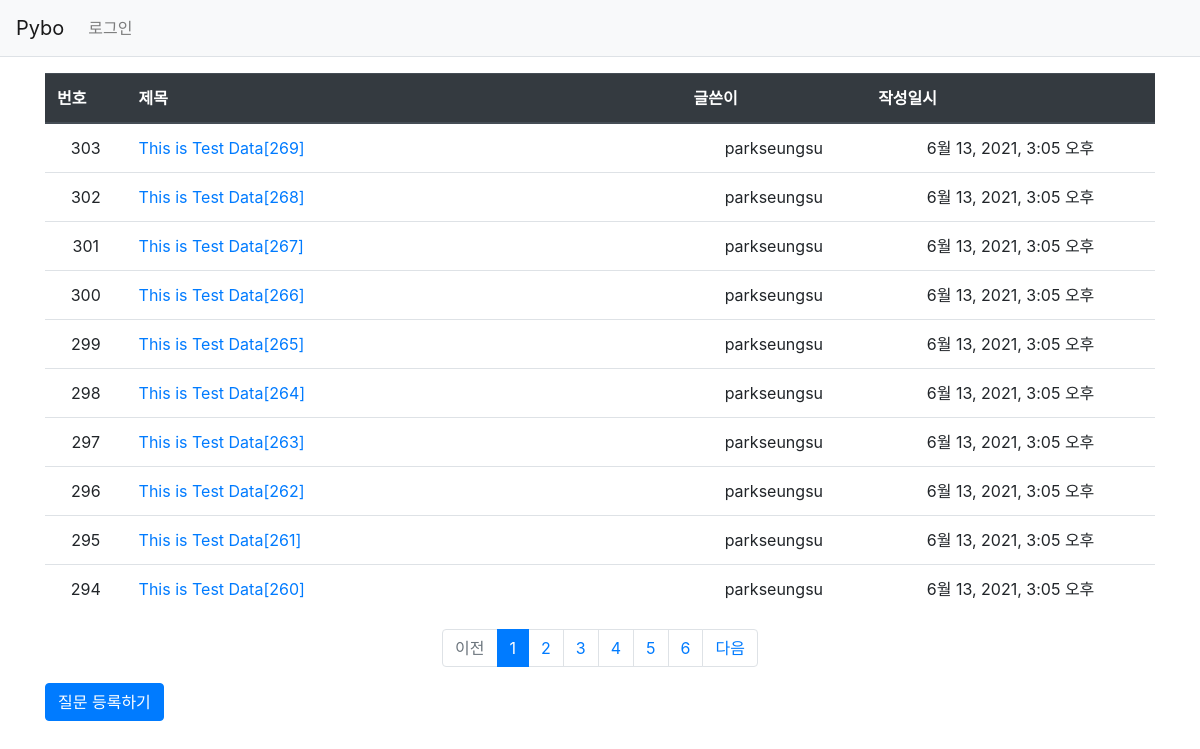
The app's page /, older data.
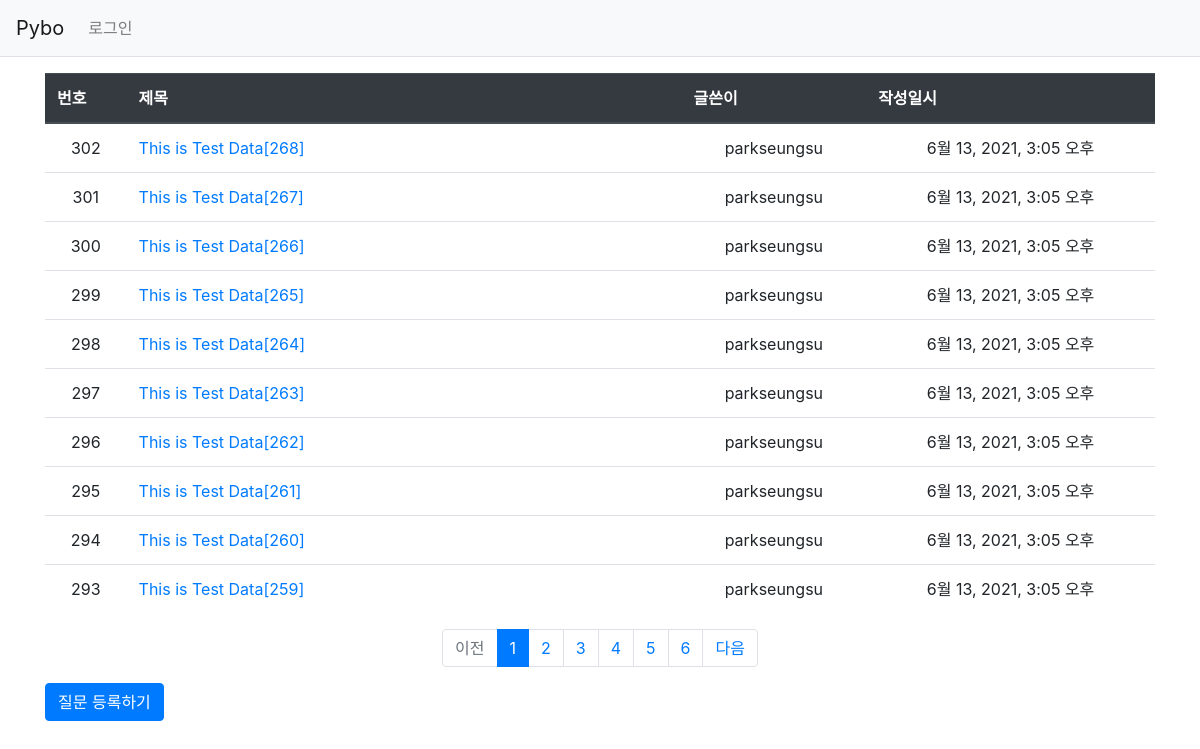
The same page, newer data.
### pybo/models.py (models this page shows, shortened)
class Question(models.Model):
    subject = models.CharField(max_length=200)
    content = models.TextField()
    create_date = models.DateTimeField()
    author = models.ForeignKey(User,on_delete=models.CASCADE,null=True)
    modify_date = models.DateTimeField(null=True,blank=True)

### pybo/views/base_views.py (the view)
# urls.py: path('', base_views.index, name='index'),  # '/' 에 해당되는 path
def index(request):
    page = request.GET.get('page','1')
    question_list = Question.objects.order_by('-create_date')
    paginator = Paginator(question_list, 10)#페이지당 10개씩 보여주기
    page_obj = paginator.get_page(page)
    context = {'question_list': page_obj}
    return render(request,'pybo/question_list.html',context)

### pybo/templatetags/pybo_filter.py (called while the page is built)
@register.filter
def sub(value, arg):
    return value - arg

### templates/pybo/question_list.html (shortened to what this page needs)
{% extends 'base.html' %}
{% load pybo_filter %}
{% block content %}
<div class="container my-3">
    <table class="table">
        <thead>
            <tr class="thead-dark">
                <th>번호</th>
                <th style="width: 50%;">제목</th>
                <th>글쓴이</th>
                <th>작성일시</th>
            </tr>
        </thead>
        <tbody>
            {% if question_list %}
            {% for question in question_list %}
            <tr class="text-center">
                <td>
                    {{ question_list.paginator.count|sub:question_list.start_index|sub:forloop.counter0|add:1 }}
                </td>
                <td class="text-left">
                    <a href="{% url 'pybo:detail' question.id %}">{{question.subject}}</a>
                </td>
                <td>{{question.author.username}}</td>
                <td>{{question.create_date}}</td>
            </tr>
            {% endfor %}
            {% else %}
            <tr>
                <td colspan="3">질문이 없습니다.</td>
            </tr>
            {% endif %}
        </tbody>
    </table>
    <ul class="pagination justify-content-center">
        {% if question_list.has_previous %}
        <li class="page-item">
            <a class="page-link" href="?page={{question_list.previous_page_number }}">이전</a>
        </li>
        {% else %}
        <li class="page-item disabled">
            <a class="page-link" tabindex="-1" aria-disabled="true" href="#">이전</a>
        </li>
        {% endif %}
        {% for page_number in question_list.paginator.page_range %}
        {% if page_number >= question_list.number|add:-5 and page_number <= question_list.number|add:5 %}
        {% if page_number == question_list.number %}
            <li class="page-item active" aria-current="page">
            <a class="page-link" href="?page={{page_number}}">{{page_number}}</a>
            </li>
            {% else %}
            <li class="page-item">
                <a class="page-link" href="?page={{page_number}}">{{page_number}}</a>
            </li>
            {% endif %}
            {% endif %}
            {% endfor %}
            {% if question_list.has_next %}
            <li class="page-item">
                <a class="page-link" href="?page={{question_list.next_page_number}}">다음</a>
            </li>
            {% else %}
            <li class="page-item diasabled">
                <a class="page-link" tabindex="-1" aria-disabled="true" href="#">다음</a>
            </li>
            {% endif %}
    </ul>
    <a href="{% url 'pybo:question_create' %}" class="btn btn-primary">질문 등록하기</a>
</div>
{% endblock %}

Row changes from the older to the newer data that the page shows:
removed Question: paginator.count|sub "303", subject "This is Test Data[269]", author.username "parkseungsu", create_date "6월 13, 2021, 3:05 오후"
now on this page (row unchanged): Question: paginator.count|sub "293", subject "This is Test Data[259]", author.username "parkseungsu", create_date "6월 13, 2021, 3:05 오후"
